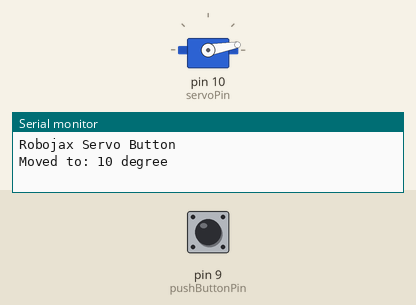
Bench run of a sketch on a simulated Arduino Uno, built with avr-gcc and run on an emulated ATmega328P. Shown: servo, the last lines printed to the serial monitor. The inputs (shaded band) are chosen by the test bench; at power-on: pin 9 (pushButtonPin) HIGH.

Above: at 0.05 s.
At 0.85 s:
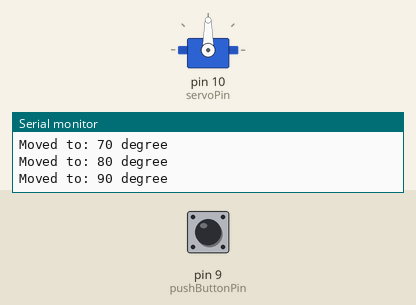
At 1.65 s:
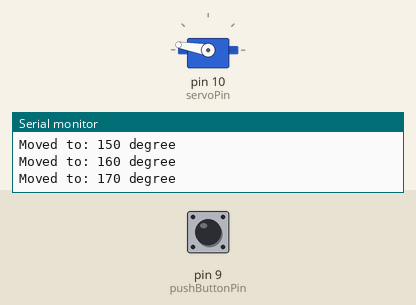
At 3.3 s:
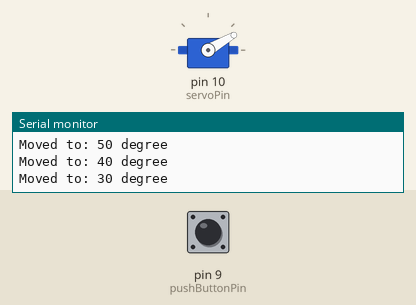
Timing chart, 0 to 8.3 s (numbered marks = the images above):
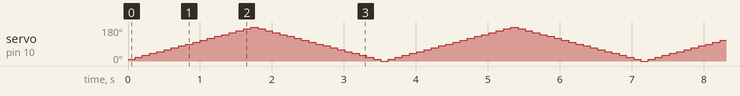

The sketch:

Tugas_Magang_VTOL_V2.ino.ino
```cpp
#include<Servo.h>

Servo myservo;  // create servo object to control a servo
#define servoPin 10 //~
#define pushButtonPin 9

int angle =0;    // initial angle  for servo (beteen 1 and 179)
int angleStep =10;
const int minAngle = 0;
const int maxAngle = 180;

const int type =2;//watch video for details. Link is at the top of this code (robojax)

int buttonPushed =0;

void setup() {
  // Servo button demo by Robojax.com
  Serial.begin(9600);          //  setup serial
  myservo.attach(servoPin);  // attaches the servo on pin 3 to the servo object
  pinMode(pushButtonPin,INPUT_PULLUP);
   Serial.println("Robojax Servo Button ");
   myservo.write(angle);//initial position
}

void loop() {
  if(digitalRead(pushButtonPin) == HIGH){
    buttonPushed = 1;
  }
   if( buttonPushed ){
  // change the angle for next time through the loop:
  angle = angle + angleStep;

    // reverse the direction of the moving at the ends of the angle:
    if (angle >= maxAngle) {
      angleStep = -angleStep;
        if(type ==1)
        {
            buttonPushed =0;
        }
    }

    if (angle <= minAngle) {
      angleStep = -angleStep;
       if(type ==2)
        {
            buttonPushed =0;
        }
    }

    myservo.write(angle); // move the servo to desired angle
      Serial.print("Moved to: ");
      Serial.print(angle);   // print the angle
      Serial.println(" degree");
  delay(100); // waits for the servo to get there
   }


}
```
